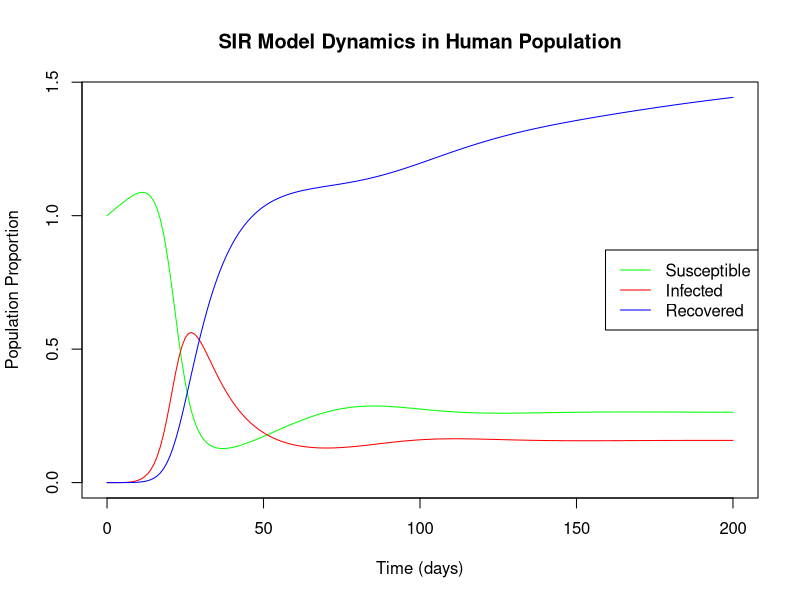

Write R code to recreate this figure.
#Royce & Fu replication
install.packages("deSolve")

#define SIR Model function
library(deSolve)
sir_model <- function(time, state, parameters) {
  with(as.list(c(state, parameters)), {
    # Differential equations
    dSw <- bw - beta_w * Sw * Iw - mw * Sw
    dIw <- beta_w * Sw * Iw - gamma_w * Iw - mw * Iw
    dRw <- gamma_w * Iw - mw * Rw
    
    dSd <- bd - beta_d * Sd * Id - pd * Sd * Iw - beta_d * Sd * Td - md * Sd
    dId <- beta_d * Sd * Id + pd * Sd * Iw - mu * Id - gamma_d * Id - md * Id
    dTd <- mu * Id + beta_d * Sd * Td - gamma_d * Td - md * Td
    dRd <- gamma_d * Id + gamma_d * Td - md * Rd
    
    dSh <- bh - beta_h * Sh * Ih - ph * Sh * Td - mh * Sh
    dIh <- beta_h * Sh * Ih + ph * Sh * Td - gamma_h * Ih - mh * Ih
    dRh <- gamma_h * Ih - mh * Rh
    
    return(list(c(dSw, dIw, dRw, dSd, dId, dTd, dRd, dSh, dIh, dRh)))
  })
}


#set parameters
initial_state <- c(Sw = 0.5, Iw = 0.5, Rw = 0, Sd = 1, Id = 0, Td = 0, Rd = 0, Sh = 1, Ih = 0, Rh = 0)
parameters <- c(beta_w = 0.3, gamma_w = 0.1, mw = 0.01, 
                beta_d = 0.5, gamma_d = 0.1, md = 0.01, pd = 0.02, mu = 0.02,
                beta_h = 0.4, gamma_h = 0.1, mh = 0.01, ph = 0.02,
                bw = 0.02, bd = 0.02, bh = 0.02)

#solve the differential equations
time <- seq(0, 200, by = 1)  # from 0 to 200 days
output <- ode(y = initial_state, times = time, func = sir_model, parms = parameters)


#plot

matplot(time, output[, c("Sh", "Ih", "Rh")], type = "l", col = c("green", "red", "blue"), lty = 1,
        xlab = "Time (days)", ylab = "Population Proportion",
        main = "SIR Model Dynamics in Human Population")
legend("right", legend = c("Susceptible", "Infected", "Recovered"), col = c("green", "red", "blue"), lty = 1)

library(ggplot2)
time <- seq(0, 200, by = 1)  # from 0 to 200 days
output <- ode(y = initial_state, times = time, func = sir_model, parms = parameters)
output_df <- as.data.frame(output)
output_df$time <- output_df$time
